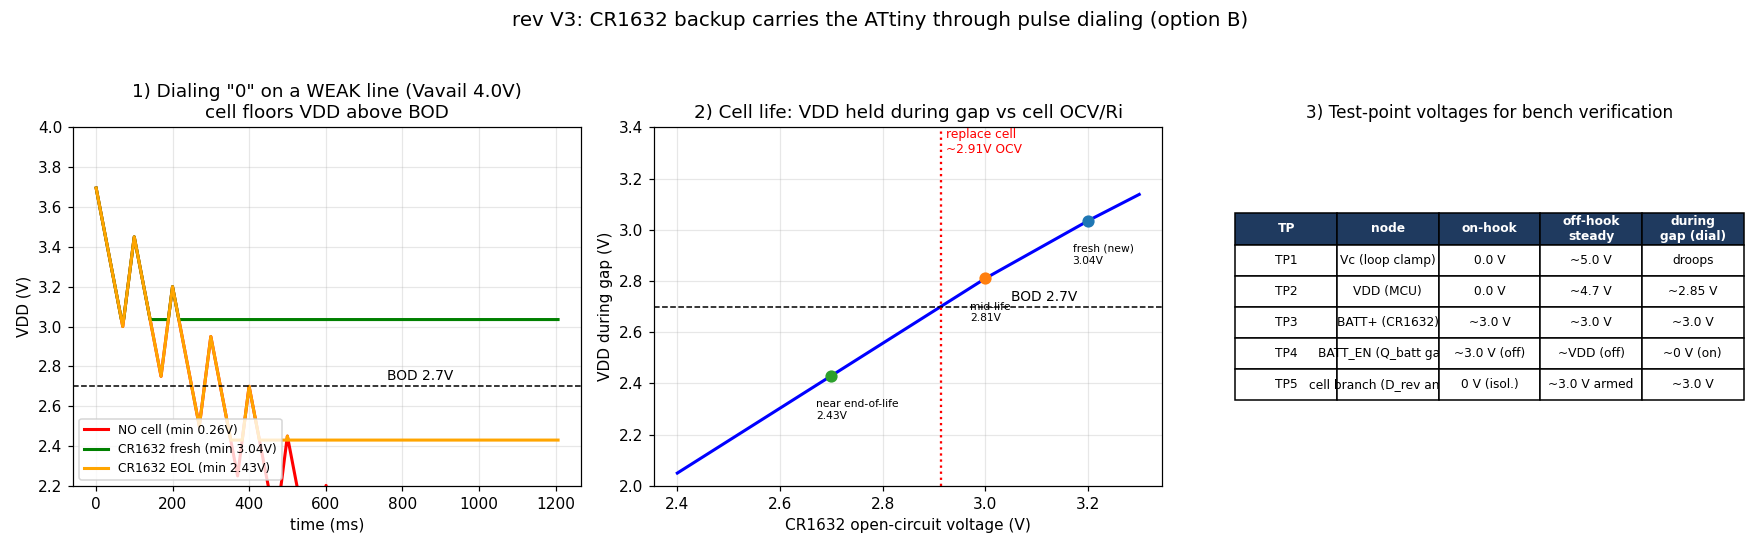

Python code for this plot:
#!/usr/bin/env python3
"""
battery_backup_sim.py - rev V3: CR1632 coin-cell backup that carries the ATtiny
through pulse dialing (option B). Simulates the dialing transient with and
without the cell, the cell's usable life (fresh -> end-of-life), and reports the
TEST-POINT voltages for bench verification.

Power section modelled (see ../schematic.svg):
    Vc (loop clamp ~5V) --[D_loop Schottky]--> VDD
    CR1632 (+) --[Q_batt P-FET, MCU BATT_EN]--[D_rev Schottky]--> VDD
    VDD: ATtiny + 100uF decoupling
The two paths OR into VDD: whichever source is higher supplies the MCU. The loop
wins between pulses; during the ~70ms loop-open gap the loop rail collapses and
the cell holds VDD. Q_batt gives on-hook disconnect; D_rev blocks back-charge.

On a WEAK VoIP line the loop can only charge Vc low and can't refill the small
100uF between pulses, so WITHOUT the cell VDD walks down through BOD over a digit;
WITH the cell VDD is floored at the cell voltage.
"""
import numpy as np
import matplotlib; matplotlib.use("Agg")
import matplotlib.pyplot as plt

BOD      = 2.70          # ATtiny85V 2.7V BOD (8 MHz needs >=2.7V)
VF_DLOOP = 0.30          # loop-path Schottky
VF_DREV  = 0.15          # cell-path low-Vf Schottky (PMEG), reverse-charge block
C_VC     = 100e-6        # small loop reservoir on Vc (cell does the ride-through now)
I_DIAL   = 1.0e-3        # ATtiny idle-sleep while counting pulses (passive filter)

# weak VoIP line: loop only develops ~4.0V across the converter, weak recharge
V_AVAIL  = 4.0
RECHARGE = 2.5e-3

# CR1632 across life: (open-circuit V, internal resistance)
CELL = {"fresh (new)":      (3.20, 15),
        "mid-life":         (3.00, 40),
        "near end-of-life": (2.70, 120)}

def cell_vdd(ocv, ri, iload=I_DIAL):
    """VDD the cell can hold at VDD during a gap, through Q_batt + D_rev."""
    return ocv - iload*ri - VF_DREV

def dial_transient(with_cell, cell=None, pps=10, npulses=12, open_frac=0.70, dt=5e-4):
    """VDD over a dialed digit. Loop reservoir (C_VC) feeds VDD via D_loop;
       the cell floors VDD when armed."""
    T, t_open = 1.0/pps, open_frac/pps
    vc = V_AVAIL                      # loop reservoir voltage
    vfloor = cell_vdd(*cell) if with_cell else 0.0
    ts, vs, t = [], [], 0.0
    for _ in range(npulses):
        tend = t + t_open            # loop OPEN: Vc (100uF) discharges into the MCU
        while t < tend:
            vc -= (I_DIAL/C_VC)*dt
            vdd = max(vc - VF_DLOOP, vfloor)   # OR of loop path and cell floor
            ts.append(t); vs.append(vdd); t += dt
        tend = t + (T - t_open)      # loop CLOSED: weak recharge of Vc
        while t < tend:
            vc = min(V_AVAIL, vc + ((RECHARGE - I_DIAL)/C_VC)*dt)
            vdd = max(vc - VF_DLOOP, vfloor)
            ts.append(t); vs.append(vdd); t += dt
    return np.array(ts), np.array(vs)

fig, ax = plt.subplots(1, 3, figsize=(16, 5))

# Panel 1: dialing transient, no-cell vs cell(fresh) vs cell(EOL)
t0,v0 = dial_transient(False)
tf,vf = dial_transient(True, CELL["fresh (new)"])
te,ve = dial_transient(True, CELL["near end-of-life"])
ax[0].plot(t0*1e3, v0, 'r-', lw=2, label=f"NO cell (min {v0.min():.2f}V)")
ax[0].plot(tf*1e3, vf, 'g-', lw=2, label=f"CR1632 fresh (min {vf.min():.2f}V)")
ax[0].plot(te*1e3, ve, color='orange', lw=2, label=f"CR1632 EOL (min {ve.min():.2f}V)")
ax[0].axhline(BOD, color='k', ls='--', lw=1); ax[0].text(760, BOD+0.03, "BOD 2.7V", fontsize=9)
ax[0].set_title('1) Dialing "0" on a WEAK line (Vavail 4.0V)\ncell floors VDD above BOD')
ax[0].set_xlabel("time (ms)"); ax[0].set_ylabel("VDD (V)")
ax[0].set_ylim(2.2, 4.0); ax[0].grid(alpha=.3); ax[0].legend(fontsize=8, loc="lower left")

# Panel 2: cell life - VDD during gap vs cell state
ocv = np.linspace(2.4, 3.3, 200)
ri  = np.interp(ocv, [2.4,2.7,3.0,3.2,3.3],[200,120,40,15,12])   # Ri rises as it depletes
vgap = ocv - I_DIAL*ri - VF_DREV
ax[1].plot(ocv, vgap, 'b-', lw=2)
ax[1].axhline(BOD, color='k', ls='--', lw=1); ax[1].text(3.05, BOD+0.02, "BOD 2.7V", fontsize=9)
# replace threshold: where vgap crosses BOD
xcross = np.interp(BOD, vgap, ocv)
ax[1].axvline(xcross, color='r', ls=':'); ax[1].text(xcross+0.01, 3.3, f"replace cell\n~{xcross:.2f}V OCV", fontsize=8, color='r')
for name,(o,r) in CELL.items():
    g = cell_vdd(o,r)
    ax[1].plot(o, g, 'o', ms=7); ax[1].annotate(f"{name}\n{g:.2f}V", (o,g), textcoords="offset points", xytext=(-10,-28), fontsize=7)
ax[1].set_title("2) Cell life: VDD held during gap vs cell OCV/Ri")
ax[1].set_xlabel("CR1632 open-circuit voltage (V)"); ax[1].set_ylabel("VDD during gap (V)")
ax[1].set_ylim(2.0, 3.4); ax[1].grid(alpha=.3)

# Panel 3: test-point voltage table for bench verification
ax[2].axis("off")
tps = [
 ("TP", "node", "on-hook", "off-hook\nsteady", "during\ngap (dial)"),
 ("TP1","Vc (loop clamp)","0.0 V","~5.0 V","droops"),
 ("TP2","VDD (MCU)","0.0 V","~4.7 V","~2.85 V"),
 ("TP3","BATT+ (CR1632)","~3.0 V","~3.0 V","~3.0 V"),
 ("TP4","BATT_EN (Q_batt gate)","~3.0 V (off)","~VDD (off)","~0 V (on)"),
 ("TP5","cell branch (D_rev anode)","0 V (isol.)","~3.0 V armed","~3.0 V"),
]
tbl = ax[2].table(cellText=tps[1:], colLabels=tps[0], loc="center", cellLoc="center")
tbl.auto_set_font_size(False); tbl.set_fontsize(8); tbl.scale(1, 2.0)
for (r,c),cell in tbl.get_celld().items():
    if r==0: cell.set_facecolor("#1f3a5f"); cell.set_text_props(color="white", weight="bold")
ax[2].set_title("3) Test-point voltages for bench verification", fontsize=11)

fig.suptitle("rev V3: CR1632 backup carries the ATtiny through pulse dialing (option B)", fontsize=13)
fig.tight_layout(rect=[0,0,1,0.94])
fig.savefig("/home/jfloyd/GitHub/Pulse-To-Tone-Converter/hardware_v3/sim/battery_backup_sim.png", dpi=110)

print("=== cell VDD-during-gap (must stay > 2.70V BOD) ===")
for name,(o,r) in CELL.items():
    g = cell_vdd(o,r); print(f"  {name:20s} OCV {o:.2f}V Ri {r:4d}ohm -> VDD_gap {g:.2f}V  {'OK' if g>BOD else 'REPLACE'}")
print(f"  replace-battery threshold ~ {xcross:.2f}V OCV\n")
print("=== dialing transient minima (weak line, Vavail 4.0V) ===")
print(f"  no cell          : {v0.min():.2f} V   ({'BOD TRIP' if v0.min()<BOD else 'ok'})")
print(f"  CR1632 fresh     : {vf.min():.2f} V   ({'BOD TRIP' if vf.min()<BOD else 'ok'})")
print(f"  CR1632 EOL       : {ve.min():.2f} V   ({'BOD TRIP' if ve.min()<BOD else 'ok'})")
print("\n=== cell drain / life ===")
# cell only sources during gaps; cumulative open time per 10-digit number
open_time_per_number = 10*0.7            # ~0.7s open per digit x ~10 digits (worst)
mAh_per_number = I_DIAL*open_time_per_number/3600*1000
print(f"  ~{mAh_per_number*1000:.2f} uAh per 10-digit number; CR1632 ~120mAh -> ~{120/mAh_per_number:,.0f} numbers")
print("  on-hook drain ~0 (Q_batt disconnected) -> life is shelf-life limited (~10 yr)")
print("\nwrote battery_backup_sim.png")
